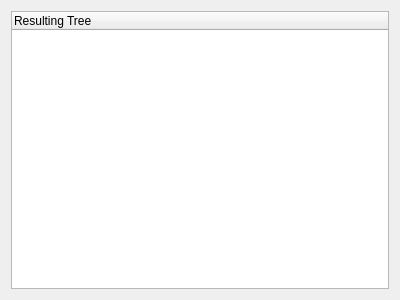
<?xml version="1.0" encoding="UTF-8"?>
<ui version="4.0">
 <class>QTreeInfos</class>
 <widget class="QWidget" name="QTreeInfos">
  <property name="geometry">
   <rect>
    <x>0</x>
    <y>0</y>
    <width>400</width>
    <height>300</height>
   </rect>
  </property>
  <property name="windowTitle">
   <string>qtreeinfos</string>
  </property>
  <layout class="QVBoxLayout" name="verticalLayout">
   <item>
    <widget class="QTreeWidget" name="Tree">
     <property name="editTriggers">
      <set>QAbstractItemView::NoEditTriggers</set>
     </property>
     <property name="selectionMode">
      <enum>QAbstractItemView::NoSelection</enum>
     </property>
     <property name="selectionBehavior">
      <enum>QAbstractItemView::SelectItems</enum>
     </property>
     <property name="expandsOnDoubleClick">
      <bool>false</bool>
     </property>
     <column>
      <property name="text">
       <string notr="true">Resulting Tree</string>
      </property>
     </column>
    </widget>
   </item>
  </layout>
 </widget>
 <resources/>
 <connections/>
</ui>
